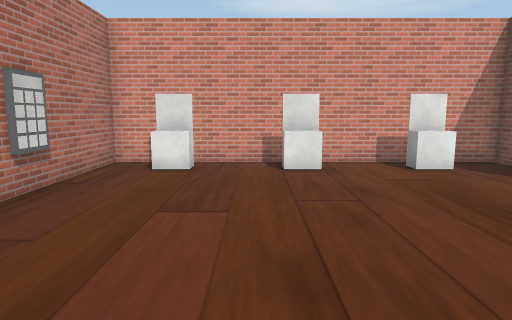
view 1 (above)

16 first-person views from a walk through a scene from a Unity 3-D project. The camera is 1.5 m above the floor, tilts 8° down and sees 75° across. Doors are open. The floor is counted in squares, 1 m on a side. Each view is taken from the middle of a square. On the plan, view 1 faces up. The plan holds only what a view shows up to about 15 squares ahead; the rest is blank. The player character is not drawn. Some surface patterns are stand-ins.

view 2
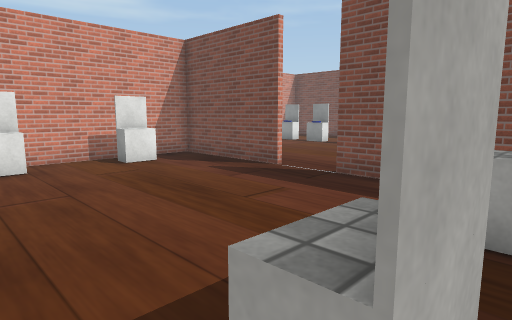

view 3
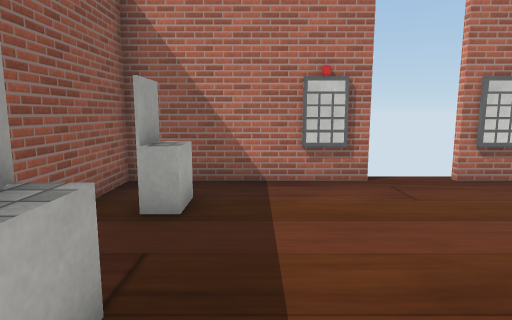

view 4
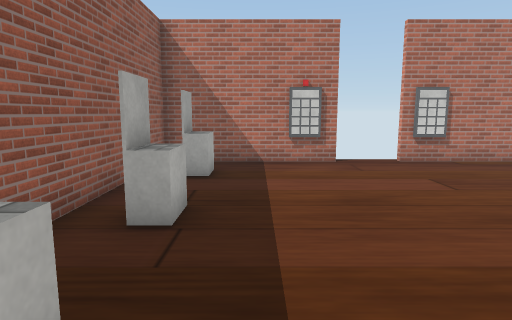

view 5
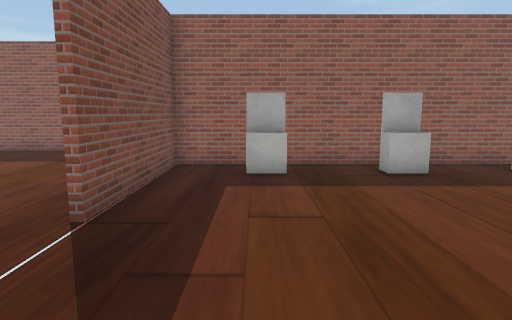

view 6
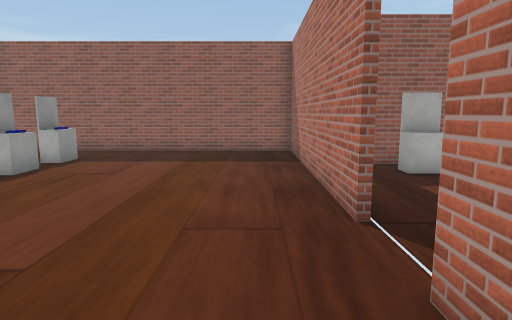

view 7
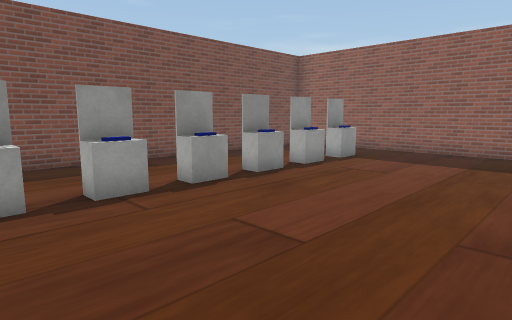

view 8
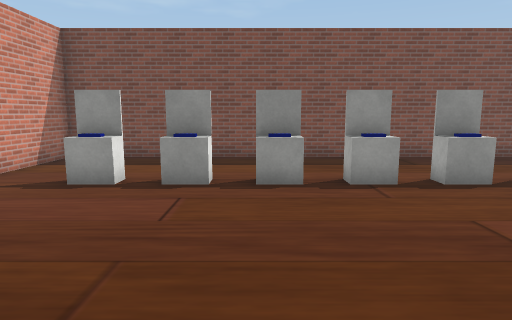

view 9
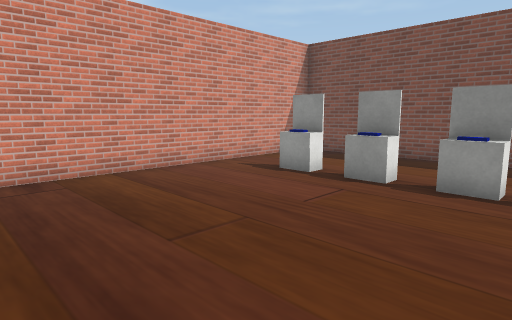

view 10
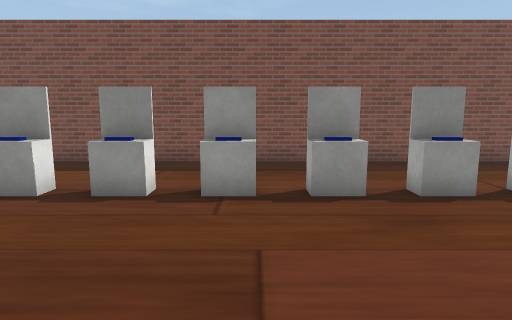

view 11
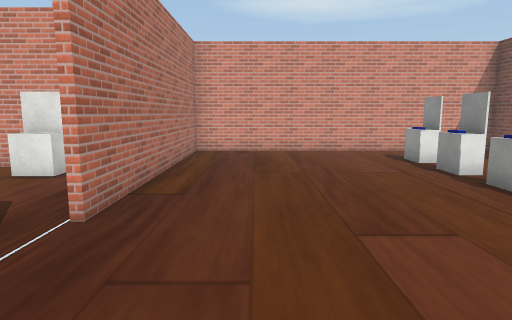

view 12
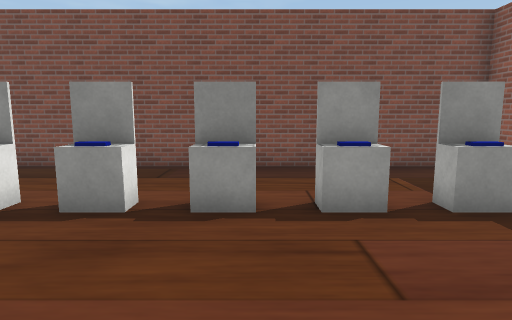

view 13
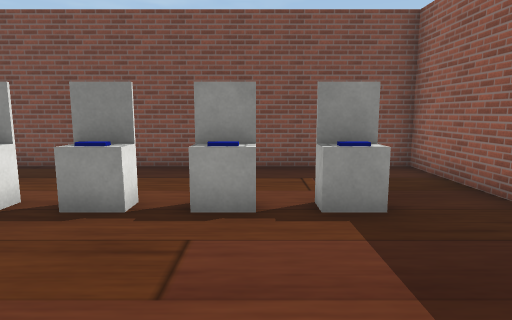

view 14
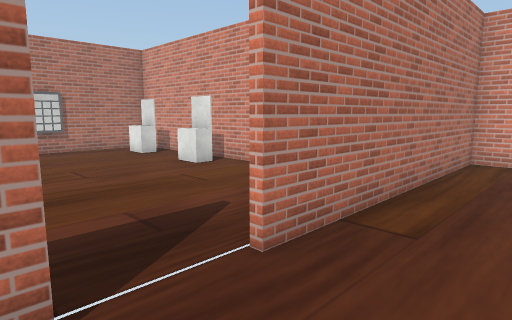

view 15
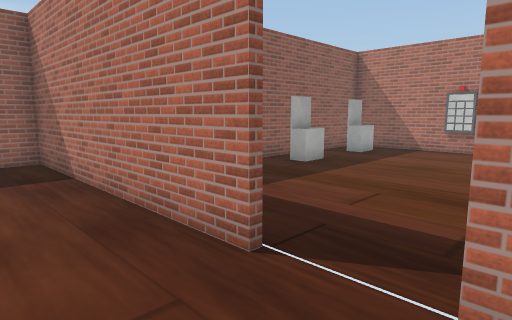

view 16
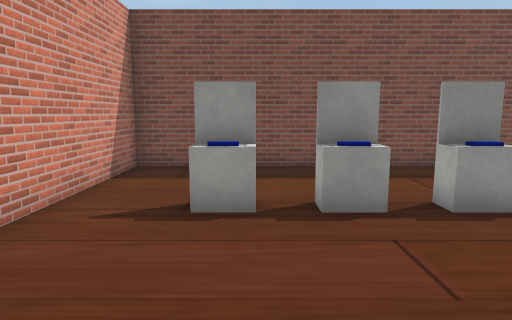

### Floor plan
Ten units are one square. View 1 is at (0, 0); x grows to the right and y downward. Boxes are objects, and circles mark ways between rooms. Rooms are numbered by the first view taken in them; rooms with no view inside come last. Other rooms are left out.
<svg viewBox="-50 -149 249 208">
<path fill="none" stroke="#000" d="M-44 -16 -44 18 74 18 74 -35M74 -55 74 -102 -44 -102 -44 -64M76 -36 76 54 194 54 194 -144 76 -144 76 -55"/>
<rect x="-45" y="-35" width="10" height="20" fill="#bbb"><title>other object</title></rect>
<rect x="-45" y="-65" width="10" height="10" fill="#bbb"><title>other object</title></rect>
<rect x="-35" y="-5" width="20" height="20" fill="#bbb"><title>block</title></rect>
<rect x="-35" y="-95" width="20" height="10" fill="#bbb"><title>block</title></rect>
<rect x="5" y="-5" width="20" height="20" fill="#bbb"><title>block</title></rect>
<rect x="5" y="-95" width="20" height="10" fill="#bbb"><title>block</title></rect>
<rect x="35" y="-5" width="20" height="20" fill="#bbb"><title>block</title></rect>
<rect x="35" y="-95" width="20" height="10" fill="#bbb"><title>block</title></rect>
<rect x="145" y="15" width="10" height="20" fill="#bbb"><title>block</title></rect>
<rect x="145" y="-5" width="10" height="20" fill="#bbb"><title>block</title></rect>
<rect x="145" y="-25" width="10" height="20" fill="#bbb"><title>block</title></rect>
<rect x="145" y="-45" width="10" height="20" fill="#bbb"><title>block</title></rect>
<rect x="145" y="-65" width="10" height="20" fill="#bbb"><title>block</title></rect>
<rect x="145" y="-85" width="10" height="20" fill="#bbb"><title>block</title></rect>
<rect x="145" y="-105" width="10" height="20" fill="#bbb"><title>block</title></rect>
<rect x="145" y="-125" width="10" height="20" fill="#bbb"><title>block</title></rect>
<circle cx="75" cy="-45" r="3" fill="#2a7"/>
<text x="10" y="-40">1</text>
<text x="140" y="-50">2</text>
</svg>
Room 1 opens to room 2.

Where each view was taken, in squares from view 1:
view 1: 0 up, 0 right, facing up
view 2: 1 down, 0 right, facing up-right
view 3: 1 up, 3 right, facing left
view 4: 1 up, 6 right, facing left
view 5: 8 up, 5 right, facing down
view 6: 8 up, 9 right, facing down
view 7: 8 up, 9 right, facing down-right
view 8: 8 up, 8 right, facing right
view 9: 6 up, 8 right, facing up-right
view 10: 5 up, 9 right, facing right
view 11: 1 up, 10 right, facing up
view 12: 1 up, 10 right, facing right
view 13: 1 down, 10 right, facing right
view 14: 3 up, 10 right, facing up-left
view 15: 6 up, 10 right, facing down-left
view 16: 11 up, 10 right, facing right
